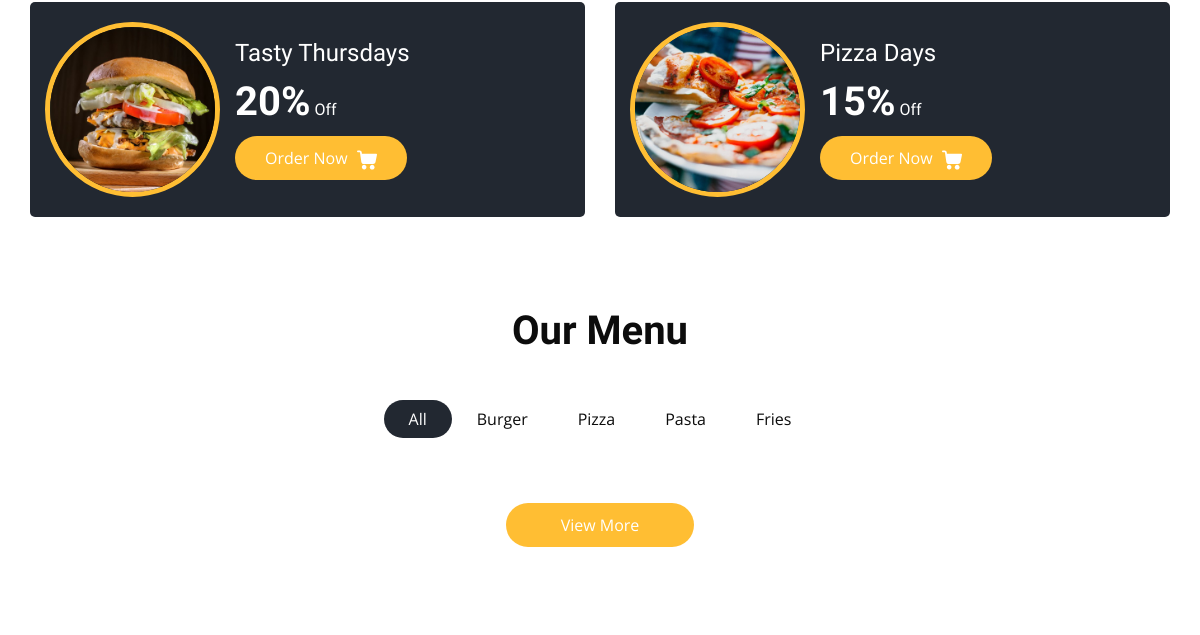
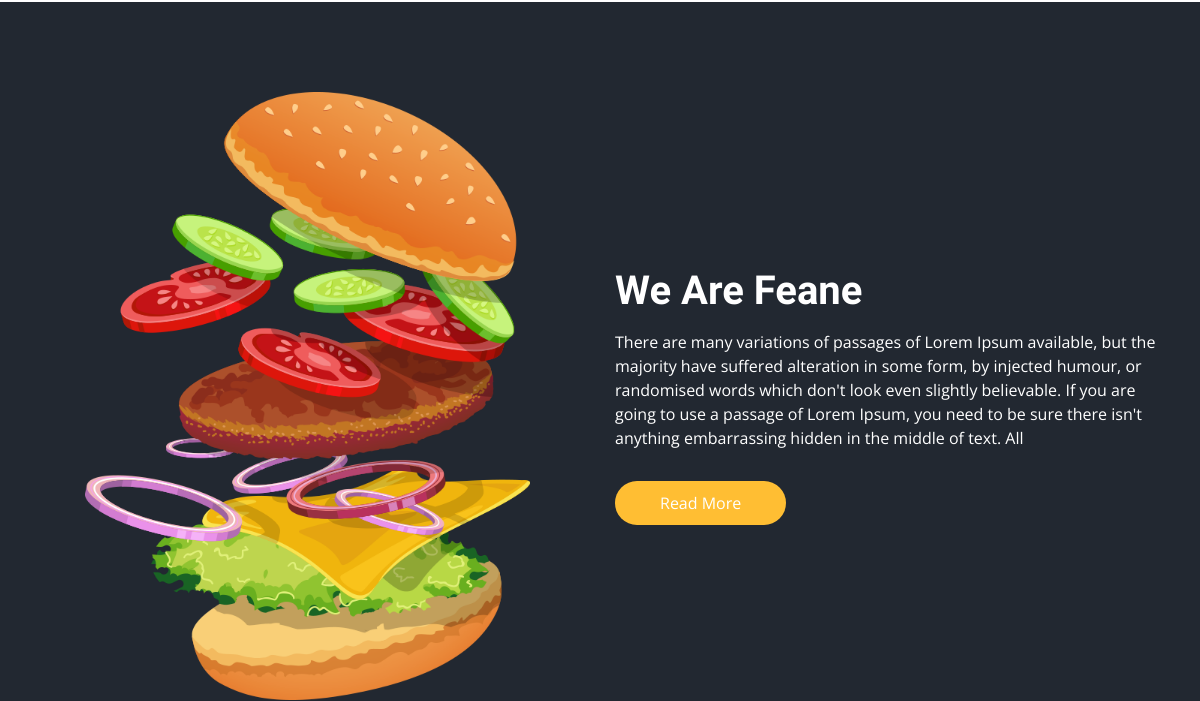
/ (middle part), run on an earlier commit of the app's database (2 pictures, top to bottom).
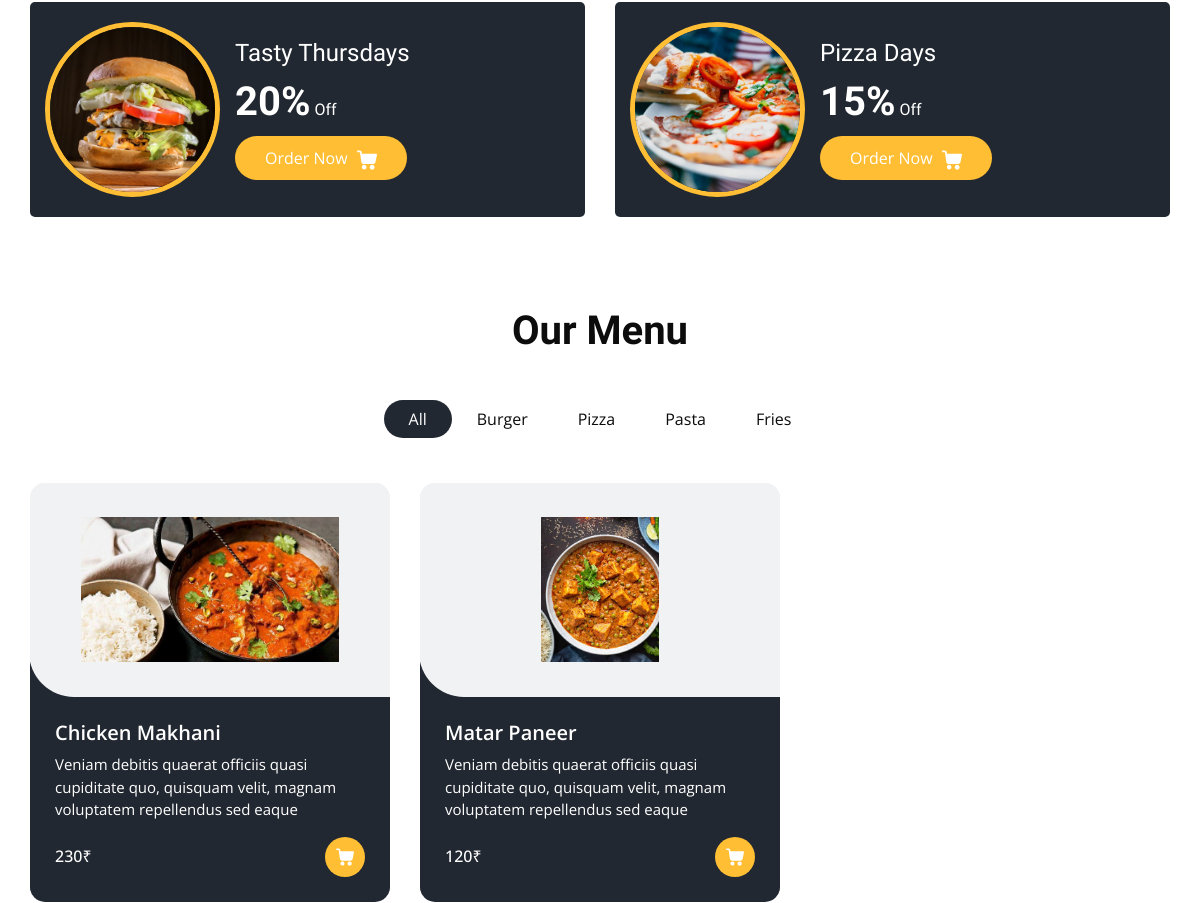
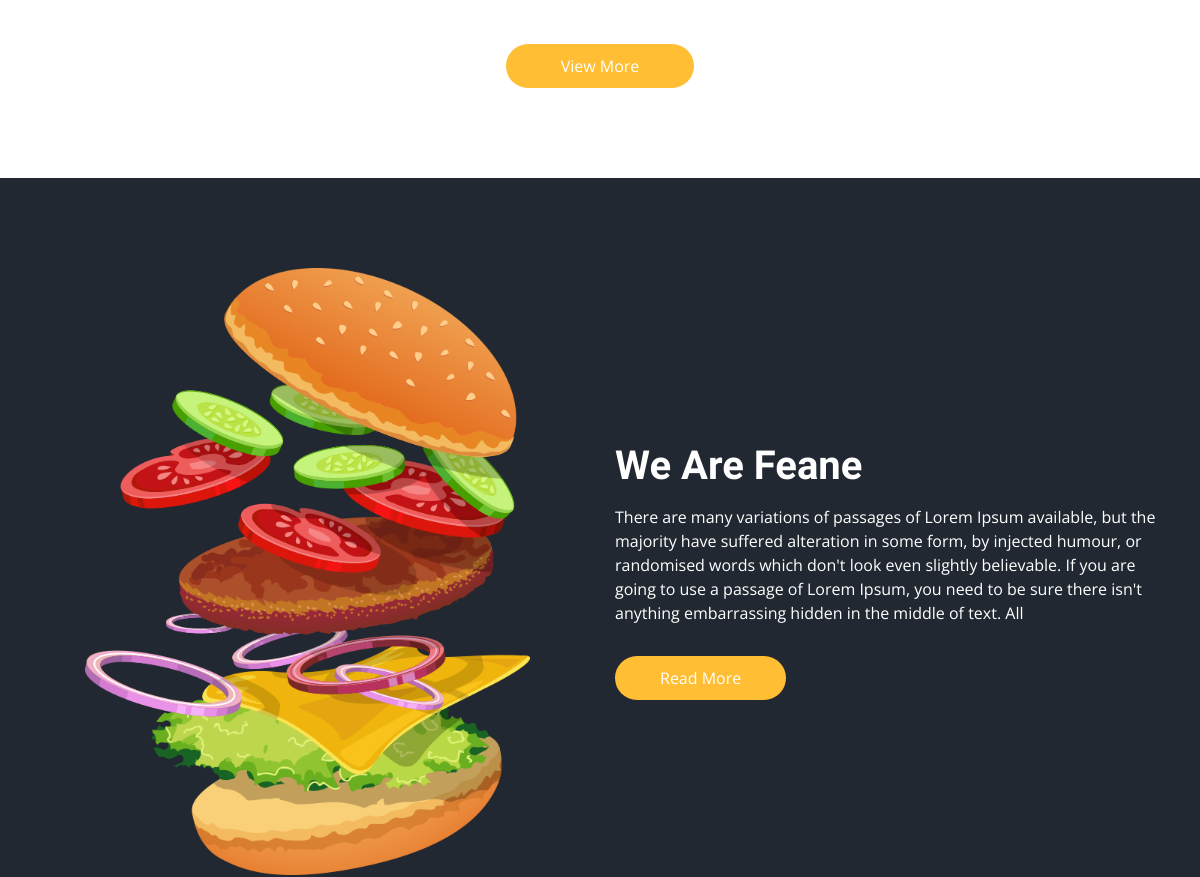
And on a later commit of the database (2 pictures, top to bottom).
### myapp/models.py (models this page shows)
class MenuUpload(models.Model):
    name = models.CharField(max_length=100)
    category = models.CharField(max_length=100)
    price = models.IntegerField()
    date=models.DateTimeField(auto_now_add=True)
    photo = models.ImageField(upload_to="MenuImage")

### myapp/views.py (the view)
# urls.py: path('',views.index,name='home'),
def index(request):
    menu =MenuUpload.objects.all()
    return render(request,"index.html",{'menu':menu})

### templates/index.html (shortened to what this page needs)
<!DOCTYPE html>
<html>
<head>
  <link rel="stylesheet" type="text/css" href="/static/css2/bootstrap.css" />
  <link rel="stylesheet" type="text/css" href="https://cdnjs.cloudflare.com/ajax/libs/OwlCarousel2/2.3.4/assets/owl.carousel.min.css" />
  <link rel="stylesheet" href="https://cdnjs.cloudflare.com/ajax/libs/jquery-nice-select/1.1.0/css/nice-select.min.css" />
  <link href="/static/css2/font-awesome.min.css" rel="stylesheet" />
  <link href="/static/css2/style.css" rel="stylesheet" />
  <link href="/static/css2/responsive.css" rel="stylesheet" />
</head>
<body>
  <section class="offer_section layout_padding-bottom">
    <div class="offer_container">
      <div class="container ">
        <div class="row">
          <div class="col-md-6  ">
            <div class="box ">
              <div class="img-box">
                <img src="/static/images/o1.jpg" alt="">
              </div>
              <div class="detail-box">
                <h5>
                  Tasty Thursdays
                </h5>
                <h6>
                  <span>20%</span> Off
                </h6>
                <a href="">
                  Order Now
                </a>
              </div>
            </div>
          </div>
          <div class="col-md-6  ">
            <div class="box ">
              <div class="img-box">
                <img src="/static/images/o2.jpg" alt="">
              </div>
              <div class="detail-box">
                <h5>
                  Pizza Days
                </h5>
                <h6>
                  <span>15%</span> Off
                </h6>
                <a href="">
                  Order Now
                </a>
              </div>
            </div>
          </div>
        </div>
      </div>
    </div>
  </section>
  <section class="food_section layout_padding-bottom">
    <div class="container">
      <div class="heading_container heading_center">
        <h2>
          Our Menu
        </h2>
      </div>
      <ul class="filters_menu">
        <li class="active" data-filter="*">All</li>
        <li data-filter=".burger">Burger</li>
        <li data-filter=".pizza">Pizza</li>
        <li data-filter=".pasta">Pasta</li>
        <li data-filter=".fries">Fries</li>
      </ul>
      <div class="filters-content">
        <div class="row grid">
          {% for x in menu %}
          <div class="col-sm-6 col-lg-4 all pizza">
            <div class="box">
              <div>
                <div class="img-box">
                  <img src="{{x.photo.url}}" alt="" >
                </div>
                <div class="detail-box">
                  <h5>
                    {{x.name}}
                  </h5>
                  <p>
                    Veniam debitis quaerat officiis quasi cupiditate quo, quisquam velit, magnam voluptatem repellendus sed eaque
                  </p>
                  <div class="options">
                    <h6>
                      {{x.price}}₹
                    </h6>
                    <a href="">
                    </a>
                  </div>
                </div>
              </div>
            </div>
          </div>
          {% endfor %}
        </div>
      </div>
      <div class="btn-box">
        <a href="">
          View More
        </a>
      </div>
    </div>
  </section>
  <section class="about_section layout_padding">
    <div class="container  ">
      <div class="row">
        <div class="col-md-6 ">
          <div class="img-box">
            <img src="/static/images/about-img.png" alt="">
          </div>
        </div>
        <div class="col-md-6">
          <div class="detail-box">
            <div class="heading_container">
              <h2>
                We Are Feane
              </h2>
            </div>
            <p>
              There are many variations of passages of Lorem Ipsum available, but the majority have suffered alteration
              in some form, by injected humour, or randomised words which don't look even slightly believable. If you
              are going to use a passage of Lorem Ipsum, you need to be sure there isn't anything embarrassing hidden in
              the middle of text. All
            </p>
            <a href="">
              Read More
            </a>
          </div>
        </div>
      </div>
    </div>
  </section>
</body>
</html>

### static/css2/responsive.css (style rules this page uses)
@media (min-width: 1200px) { .container { max-width: 1170px; } }

What changed in the data, as far as the page shows it:
added MenuUpload: photo (picture), name "Chicken Makhani", price "230"
added MenuUpload: photo (picture), name "Matar Paneer", price "120"
